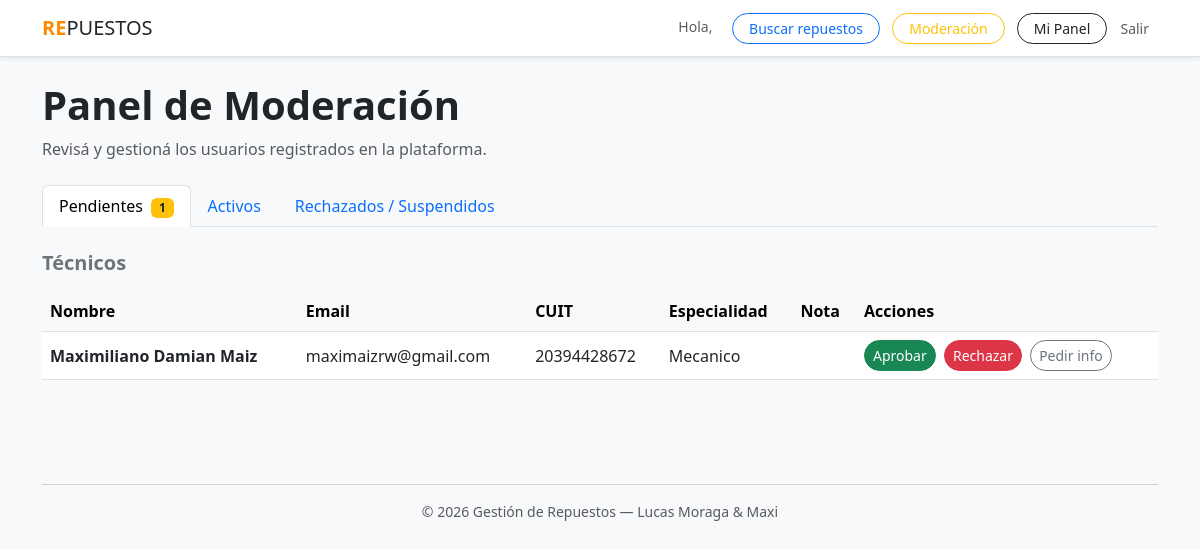
The page /moderacion/ (signed in) on the database as committed earlier.
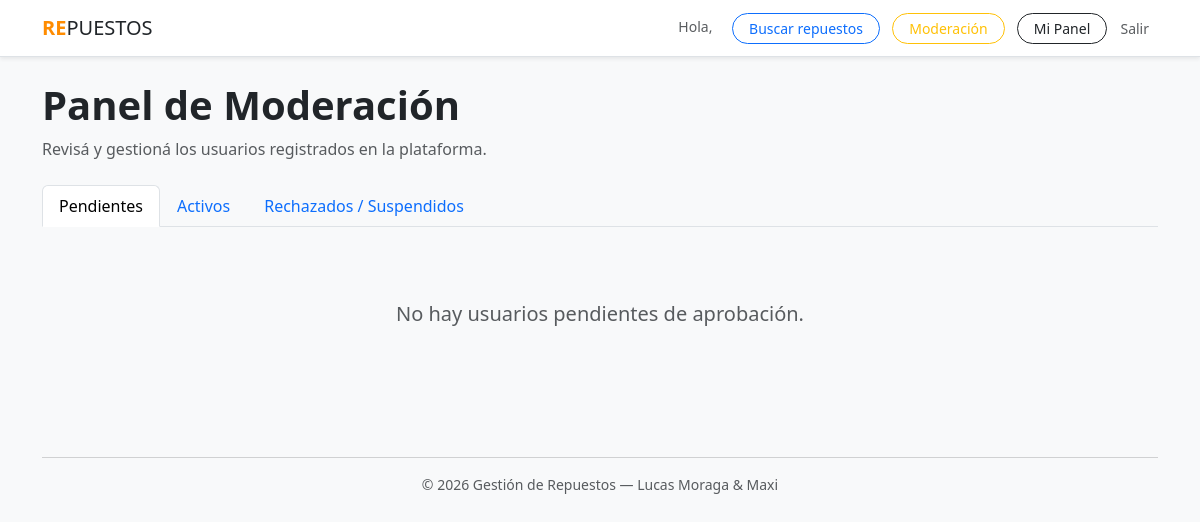
The same page on the database as committed later.
### plataforma/models.py (models this page shows, shortened)
class Tecnico(models.Model):
    usuario = models.OneToOneField(User, on_delete=models.CASCADE)
    cuit = models.CharField(max_length=13, unique=True, null=True, blank=True)
    especialidad = models.CharField(max_length=100)
    telefono = models.CharField(max_length=20, blank=True)
    ubicacion = models.CharField(max_length=200)
    estado = models.CharField(max_length=15, choices=ESTADO_USUARIO_CHOICES, default='pendiente')
    nota_admin = models.TextField(blank=True)
    is_approved = models.BooleanField(default=False)
    @property
    def calificacion_promedio(self):
        calificaciones = self.calificaciones_recibidas.all()
        if not calificaciones.exists():
            return None
        result = calificaciones.aggregate(avg_p=Avg('puntualidad'), avg_t=Avg('trato'))
        return round((result['avg_p'] + result['avg_t']) / 2, 1)
    class Meta:
        verbose_name = "Técnico"
        verbose_name_plural = "Técnicos"

### plataforma/views.py (the view)
# urls.py: path('moderacion/', views.panel_moderacion, name='panel_moderacion'),
@login_required(login_url='login')
def panel_moderacion(request):
    if not _solo_staff(request):
        return redirect('dashboard')
    context = {
        'tecnicos_pendientes': Tecnico.objects.filter(estado='pendiente').select_related('usuario'),
        'proveedores_pendientes': Proveedor.objects.filter(estado='pendiente').select_related('usuario'),
        'tecnicos_activos': Tecnico.objects.filter(estado='aprobado').select_related('usuario'),
        'proveedores_activos': Proveedor.objects.filter(estado='aprobado').select_related('usuario'),
        'tecnicos_inactivos': Tecnico.objects.filter(estado__in=['rechazado', 'suspendido']).select_related('usuario'),
        'proveedores_inactivos': Proveedor.objects.filter(estado__in=['rechazado', 'suspendido']).select_related('usuario'),
    }
    return render(request, 'plataforma/panel_moderacion.html', context)

### plataforma/views.py (called while the page is built)
def _solo_staff(request):
    if not request.user.is_staff:
        messages.error(request, 'No tenés permisos para acceder a esta sección.')
        return False
    return True

### plataforma/templates/plataforma/panel_moderacion.html (shortened to what this page needs)
{% extends "plataforma/base.html" %}
{% block content %}
<div class="mb-4">
    <h1 class="fw-bold">Panel de Moderación</h1>
    <p class="text-muted">Revisá y gestioná los usuarios registrados en la plataforma.</p>
</div>
<ul class="nav nav-tabs mb-4" id="modTabs" role="tablist">
    <li class="nav-item">
        <button class="nav-link active" data-bs-toggle="tab" data-bs-target="#pendientes">
            Pendientes
            {% with total=tecnicos_pendientes.count|add:proveedores_pendientes.count %}
            {% if total %}<span class="badge bg-warning text-dark ms-1">{{ total }}</span>{% endif %}
            {% endwith %}
        </button>
    </li>
    <li class="nav-item">
        <button class="nav-link" data-bs-toggle="tab" data-bs-target="#activos">
            Activos
        </button>
    </li>
    <li class="nav-item">
        <button class="nav-link" data-bs-toggle="tab" data-bs-target="#inactivos">
            Rechazados / Suspendidos
        </button>
    </li>
</ul>
<div class="tab-content">
    <div class="tab-pane fade show active" id="pendientes">
        {% if not tecnicos_pendientes and not proveedores_pendientes %}
            <div class="text-center py-5 text-muted">
                <p class="fs-5">No hay usuarios pendientes de aprobación.</p>
            </div>
        {% endif %}
        {% if tecnicos_pendientes %}
        <h5 class="fw-bold mb-3 text-secondary">Técnicos</h5>
        <div class="table-responsive mb-4">
            <table class="table table-hover align-middle">
                <thead class="table-light">
                    <tr>
                        <th>Nombre</th><th>Email</th><th>CUIT</th><th>Especialidad</th><th>Nota</th><th>Acciones</th>
                    </tr>
                </thead>
                <tbody>
                    {% for t in tecnicos_pendientes %}
                    <tr>
                        <td class="fw-bold">{{ t.usuario.get_full_name }}</td>
                        <td>{{ t.usuario.email }}</td>
                        <td>{{ t.cuit }}</td>
                        <td>{{ t.especialidad }}</td>
                        <td>
                        </td>
                        <td>
                            <a href="{% url 'aprobar_usuario' 'tecnico' t.pk %}"
                               class="btn btn-success btn-sm rounded-pill me-1"
                               onclick="return confirm('¿Aprobar a {{ t.usuario.get_full_name }}?')">Aprobar</a>
                            <button class="btn btn-danger btn-sm rounded-pill me-1"
                                    data-bs-toggle="modal" data-bs-target="#rechazarT{{ t.pk }}">Rechazar</button>
                            <button class="btn btn-outline-secondary btn-sm rounded-pill"
                                    data-bs-toggle="modal" data-bs-target="#infoT{{ t.pk }}">Pedir info</button>
                        </td>
                    </tr>
                    {% endfor %}
                </tbody>
            </table>
        </div>
        {% endif %}
    </div>
</div>
{% endblock %}

Rows that differ between the two databases and show on the page:
no longer on this page (row edited): Tecnico: usuario.get_full_name "Maximiliano Damian Maiz", usuario.email "maximaizrw@gmail.com", cuit "20394428672", especialidad "Mecanico"
Other text that changed with them:
{{ total }}: "1" → (not shown)
text no longer shown: "Técnicos Nombre Email CUIT Especialidad Nota Acciones"
text now shown: "No hay usuarios pendientes de aprobación."
